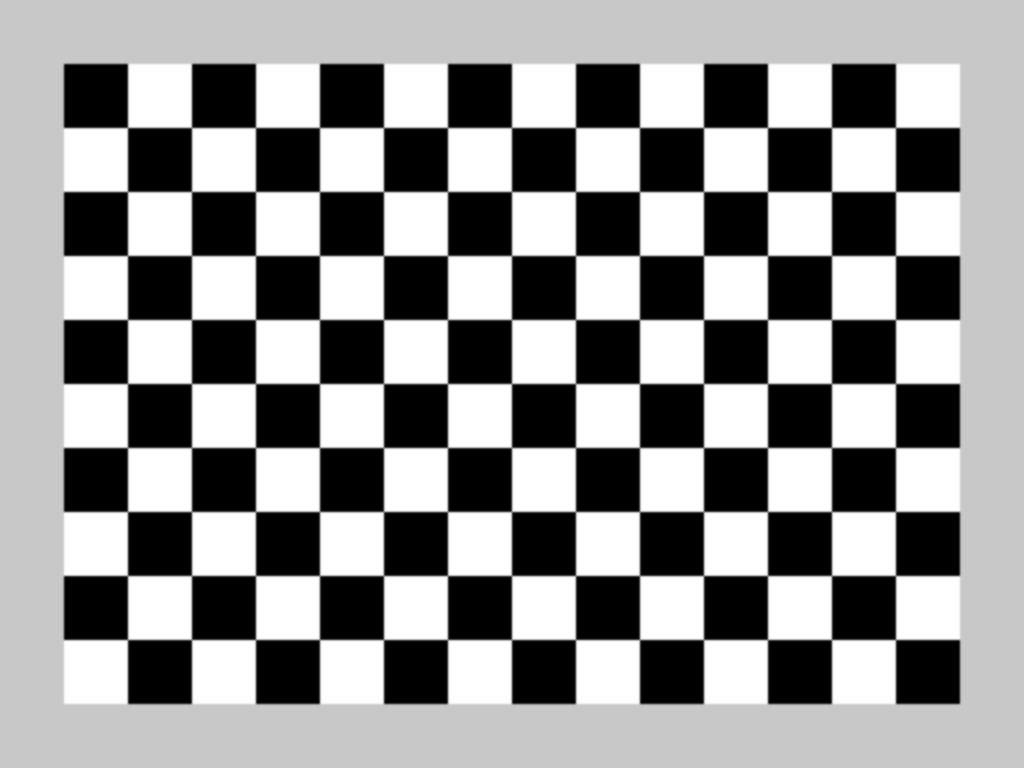
//> input picture calib_camToDMD/dmd_calib_img.bmp, 1024 x 768 px
$ ./calib_camToDMD   (built with g++ and OpenCV 4)
//> lines starting //> are read from the running program, lines starting //| are printed output that depends on the picture; after the words box and inside, x2 and y2 are one past the last pixel; in counts of white or black regions, pixels touching at a corner belong together
//This code was developed in November 2016 by Elizabeth E. Hunter at the
//University of Pennsylvania School of Engineering and Applied Science.
// ebeattie (at) seas (dot) upenn (dot) edu

#include <stdio.h>
#include <opencv2/opencv.hpp>
#include <iostream>
#include <fstream>
# include "opencv2/core/core.hpp"
# include "opencv2/features2d/features2d.hpp"
# include "opencv2/highgui/highgui.hpp"
# include "opencv2/nonfree/nonfree.hpp"

using namespace cv;
using namespace std;

int dmd_w, dmd_h, points_per_colum, points_per_row,display_x, display_y;
Mat dst, dst_gray, src, src_gray;
vector<Point2f> dst_corners, src_corners, pts_src, pts_dst;

int main() {
	//specify the size of the dmd
	dmd_w = 1024;
	dmd_h = 768;
	//CALIBRATION DESTINATION IMAGE
	//open new window to hold calibration (destination) image
  //This should be a checkerboard image projected to the DMD
  //The DMD is used as a 2nd (extended display) monitor
  // Specify the position of the figure window. THIS IS SPECIFIC TO YOUR MAIN MONITOR.
    display_x = 0;
    display_y = 880;
    namedWindow("destination_img",CV_WINDOW_FULLSCREEN);
    moveWindow("destination_img",display_x, display_y);
    resizeWindow("destination_img", dmd_w, dmd_h);
    //setWindowProperty("destination_img",CV_WND_PROP_FULLSCREEN, CV_WINDOW_FULLSCREEN);
    // Specify the image you want to display. CHANGE THIS TO YOUR DESIRED IMAGE.
    dst = imread("dmd_calib_img.bmp");
//> dst is the input picture: 768 rows x 1024 cols, CV_8UC3; min 0, max 255, mean 147.1
    cvtColor( dst, dst_gray, CV_BGR2GRAY ); //convert to grayscale
    imshow("destination_img",dst_gray); //show destination image on the screen


  /// Copy the destination (dmd) image
  Mat copy_dst;
  copy_dst = dst.clone();

// Apply corner detection on destination (DMD) image
points_per_row = 9;
points_per_colum = 13;
Size patternSize = Size(points_per_row,points_per_colum);
findChessboardCorners(dst_gray, patternSize, dst_corners);
//> dst_corners = 117 Points (x, y), first 12: [895.5, 127.5], [895.5, 191.5], [895.5, 255.5], [895.5, 319.5], [895.5, 383.5], [895.5, 447.5], [895.5, 511.5], [895.5, 575.5], [895.5, 639.5], [831.5, 127.5], [831.5, 191.5], [831.5, 255.5]


// WRITE DETECTED CORNERS IN DESTINATION IMAGE TO TEXT FILE
	// std::fstream outfile("dst_corners.txt", std::fstream::out);
 //  outfile <<  dst_corners << std::endl;
 //  outfile.close();


  /// Draw corners detected
  cout<<"** Number of corners detected: "<<dst_corners.size()<<endl;
//| ** Number of corners detected: 117

  for( int i = 0; i < dst_corners.size(); i++ )
     { circle( copy_dst, dst_corners[i], 4, Scalar(0,0,255), -1, 8, 0 ); }
//> this loop made 117 passes
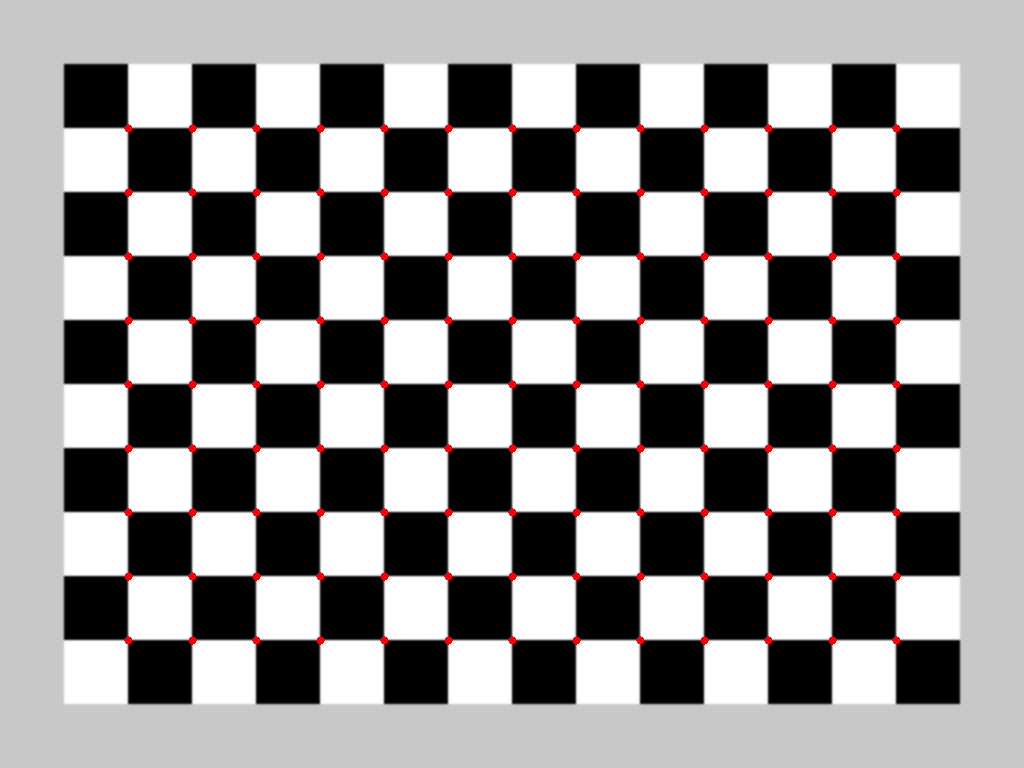
//> copy_dst: 768 rows x 1024 cols, CV_8UC3; 0.73% of pixels changed, all inside (x1, y1, x2, y2) = (124, 124, 901, 645)

  /// Show what you got
  namedWindow( "detected_dst_corners", CV_WINDOW_AUTOSIZE );
  imshow( "detected_dst_corners", copy_dst );
  imwrite("detected_dst_corners.jpg",copy_dst);
  //CALIBRATION SOURCE IMAGE (FROM CAMERA)
	//open new window to hold camera (source) image
    namedWindow("source_img",CV_WINDOW_AUTOSIZE);
    src = imread("cam_calib_img.jpg");
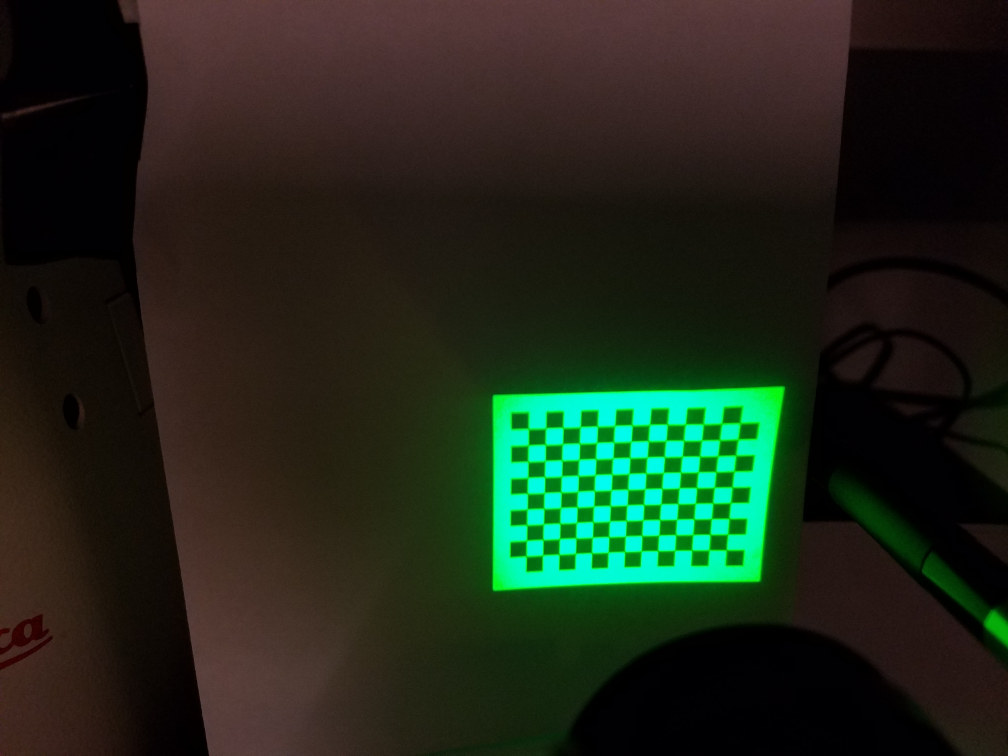
//> input picture calib_camToDMD/cam_calib_img.jpg, 4032 x 3024 px (shown at 1/4 size)
//> src is the input picture: 3024 rows x 4032 cols, CV_8UC3; mean B, G, R 26.2, 40.9, 30.6
    resize(src, src, Size(), 0.25, 0.25);
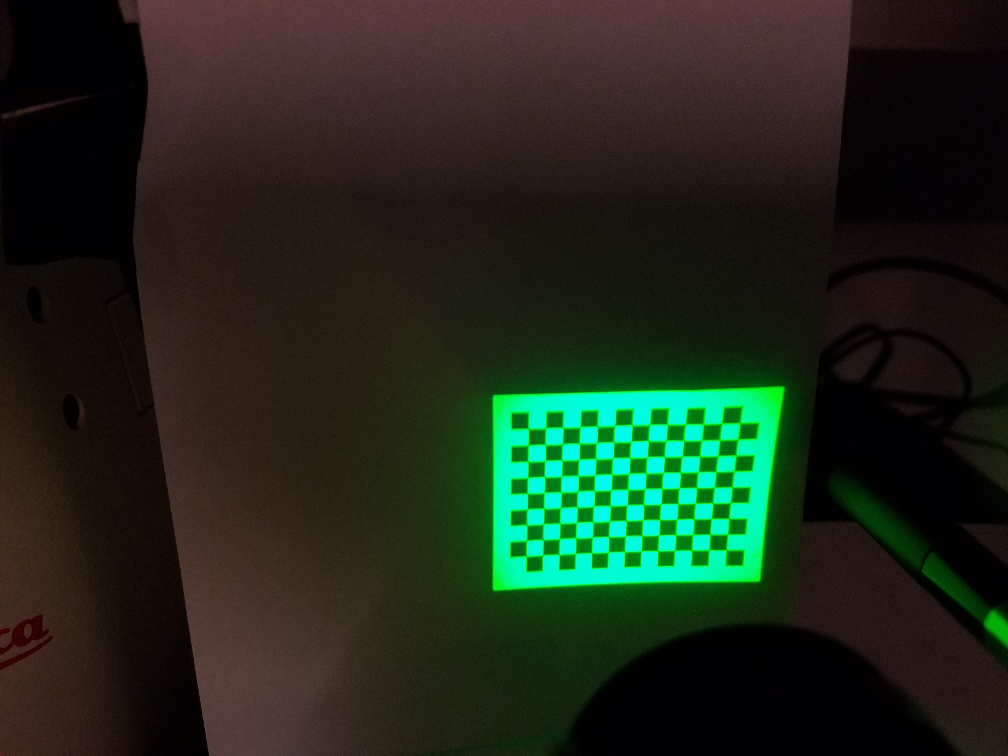
//> src: 756 rows x 1008 cols, CV_8UC3; mean B, G, R 26.2, 41, 30.6
    cvtColor( src, src_gray, CV_RGB2GRAY ); //convert to grayscale
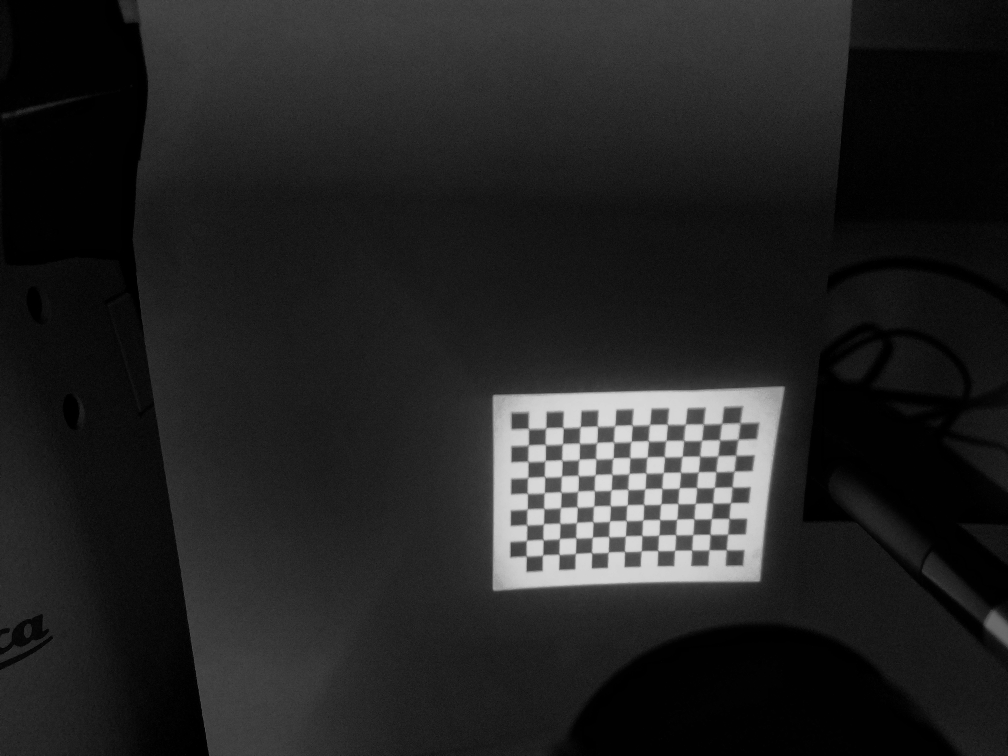
//> src_gray: 756 rows x 1008 cols, CV_8UC1; min 0, max 221, mean 35.4
    imshow("source_img",src_gray); //show source (camera) image on the screen

    /// Copy the source (camera) image
	Mat copy_src;
  	copy_src = src.clone();

  	/// Apply corner detection
  findChessboardCorners(src_gray, patternSize, src_corners);
//> src_corners = 117 Points (x, y), first 12: [740.1, 422.7], [738.4, 439.2], [735.8, 455.2], [734.3, 470.8], [732.1, 486.7], [730.5, 502.6], [729, 518.3], [727.6, 534], [726.3, 549.7], [721.8, 423], [719.5, 440], [717.9, 455.7]
// WRITE DETECTED CORNERS IN CAMERA IMAGE TO TEXT FILE
	// std::fstream outfile("src_corners.txt", std::fstream::out);
 //  outfile <<  src_corners << std::endl;
 //  outfile.close();

  cout<<"** Number of corners detected: "<<src_corners.size()<<endl;
//| ** Number of corners detected: 117

  for( int i = 0; i < src_corners.size(); i++ )
     { circle( copy_src, src_corners[i], 4, Scalar(0,0,255), -1, 8, 0 ); }
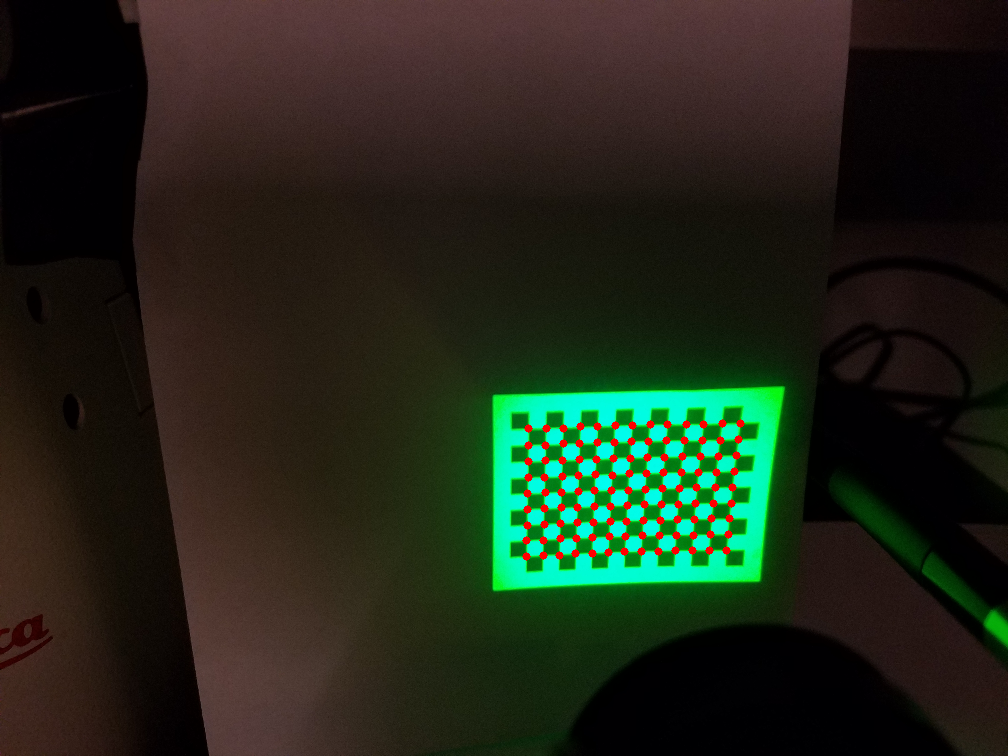
//> copy_src: 756 rows x 1008 cols, CV_8UC3; 0.75% of pixels changed, all inside (x1, y1, x2, y2) = (522, 419, 745, 561)

  /// Show what you got
  namedWindow( "detected_src_corners", CV_WINDOW_AUTOSIZE );
  //resize(copy_src, copy_src_rsz,Size(), 0.5,0.5);
  imshow( "detected_src_corners", copy_src );
  imwrite("detected_src_corners.jpg",copy_src);
  // pts_src and pts_dst are vectors of points in the source (camera) and
  // destination (dmd) iamges. They are of the type vector<Point2f>. We need
  // at least 4 corresponding points.
  pts_dst = dst_corners;
//> pts_dst has the same summary as dst_corners
  pts_src = src_corners;
//> pts_src has the same summary as src_corners


  // [5 lines of commented-out code are left out]

  Mat h = findHomography(pts_src, pts_dst);
//> h = [[3.35, 0.031, -1669.4], [0.136, 3.44, -1431.1], [7.47e-05, -0.000342, 1]]
  // [5 lines of commented-out code are left out]
  FileStorage fs("homography.xml",FileStorage::WRITE);
  fs << "homography" << h;
  fs.release();

  //The calculated homography can be used to warp the source image to the
  //destination. im_src and im_dst  are of type Mat. Size is the size (width,
  //height) of im_dst.  This is a check to make sure that the homography is
  //valid. Warp the camera image to the dmd.   The output should be a window
  //displaying the same image that is being  projected to the dmd.
 Mat im_dmd, im_src, im_show;
 im_src = src;
  warpPerspective(im_src, im_dmd, h, Size(dmd_w,dmd_h));
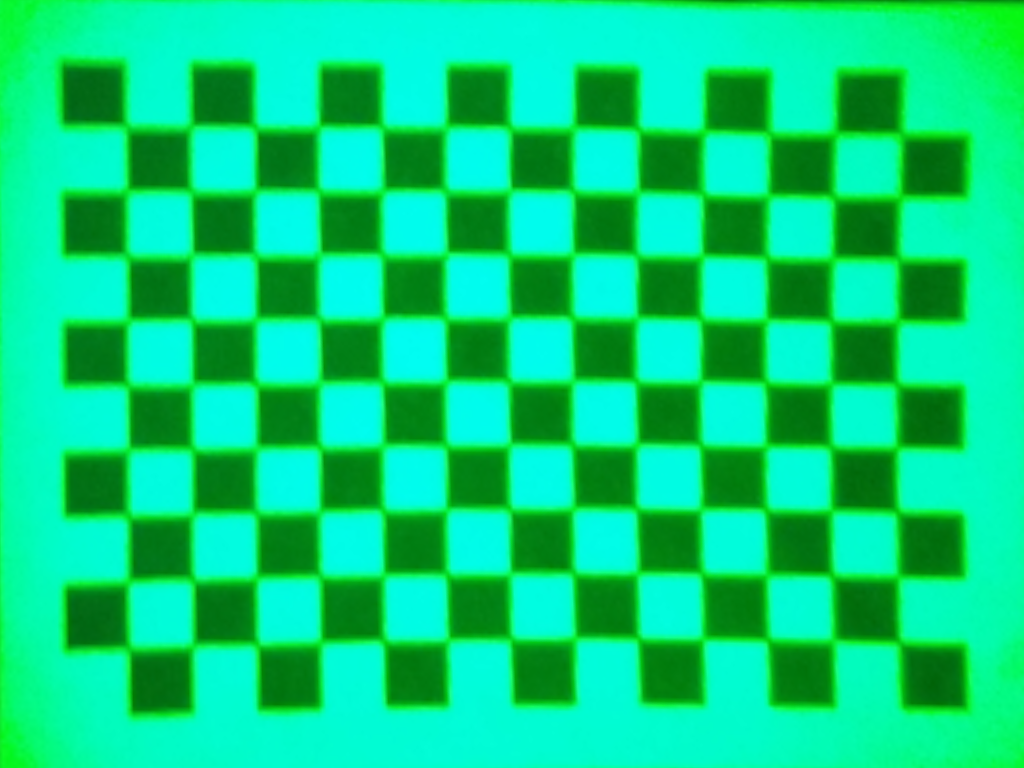
//> im_dmd: 768 rows x 1024 cols, CV_8UC3; mean B, G, R 125, 213.2, 2.6

  namedWindow( "cam2dmd_warped", CV_WINDOW_AUTOSIZE );

  imshow( "cam2dmd_warped", im_dmd);
  imwrite("cam2dmd_warped.jpg",im_dmd);

  waitKey(0); // displays the image indefinitely // press any key to end


return 0;
}
